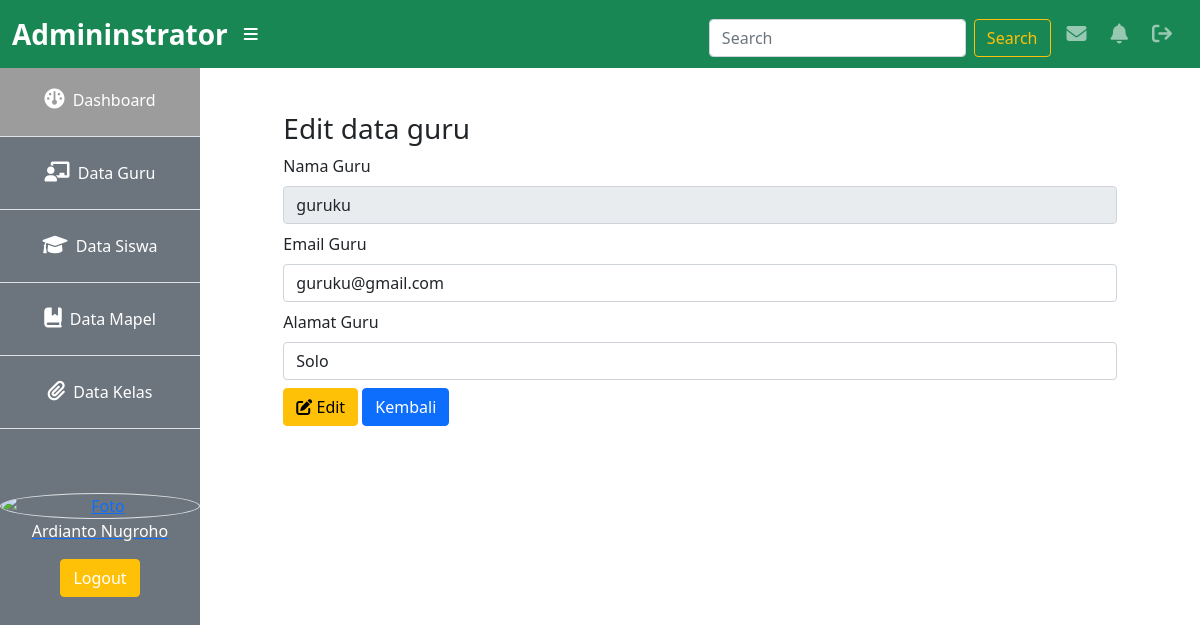
/back/admin/index.php?page=guru_edit&nip=12333 (signed in), run on the app's committed database.
### tables this page shows
CREATE TABLE `tb_guru` (
  `nip` int(255) NOT NULL,
  `mapel_id` int(11) NOT NULL,
  `nama_guru` varchar(255) DEFAULT NULL,
  `password` varchar(255) DEFAULT NULL,
  `email` varchar(255) DEFAULT NULL,
  `nama_mapel` varchar(255) DEFAULT NULL,
  `alamat` varchar(255) DEFAULT NULL,
  `foto` varchar(255) DEFAULT NULL
);

### back/admin/data_guru/edit.php (the view, shortened to what this page needs)
<?php
if (isset($_GET['nip'])) {
    $nip = $_GET['nip'];
    $query = mysqli_query($koneksi, "SELECT * FROM tb_guru WHERE nip='$nip'");
    $data = mysqli_fetch_array($query);
    if (mysqli_num_rows($query) == 1) {
?>
            <div class="col-md-10 offset-1">
                <div class="d-flex justify-content-between">
                    <h3>Edit data guru</h4>
                </div>
                <form action="index.php?page=guru_update" method="post">
                    <div class="mb-2">
                        <label for="nama" class="form-label">Nama Guru</label>
                        <input type="text" name="nama" id="nama" class="form-control" value="<?= $data['nama_guru'] ?>" disabled>
                    </div>
                    <div class="mb-2">
                        <label for="email" class="form-label">Email Guru</label>
                        <input type="email" name="email" id="email" class="form-control" value="<?= $data['email'] ?>">
                    </div>
                    <div class="mb-2">
                        <label for="alamat" class="form-label">Alamat Guru</label>
                        <input type="text" name="alamat" id="alamat" class="form-control" value="<?= $data['alamat'] ?>">
                    </div>
                    <button type="submit" name="edit" class="btn btn-warning"><i class="fa-solid fa-pen-to-square"></i> Edit</button>
                    <a href="index.php?page=guru" class="btn btn-primary">Kembali</a>
                </form>
            </div>
<?php
    } else {
        header("Location: index.php?page=guru");
    }
} else {
    header("Location: index.php?page=guru");
}

### assets/css/admin.css (style rules this page uses)
* { margin: 0; padding: 0; box-sizing: border-box; text-decoration: none; }
html { scroll-behavior: smooth; }
body { font-family: Poppins-Regular, sans-serif; }

### data on the page
tb_guru: nama "guruku", email "guruku@gmail.com", alamat "Solo"

### other printed values
$_SESSION['nama'] "Ardianto Nugroho"
